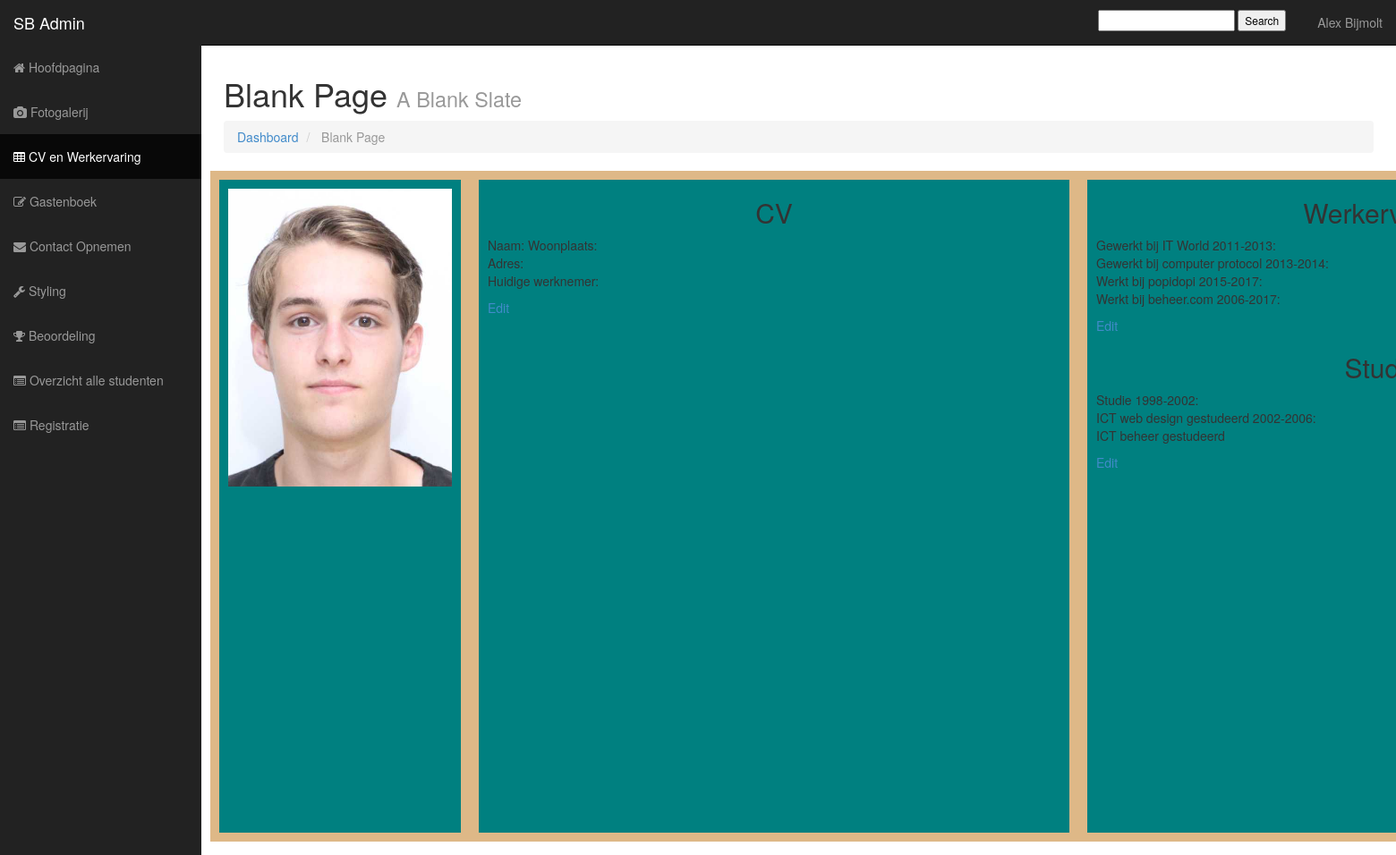
The page /Bootstrap/cv.php (signed in) on the database as committed earlier.
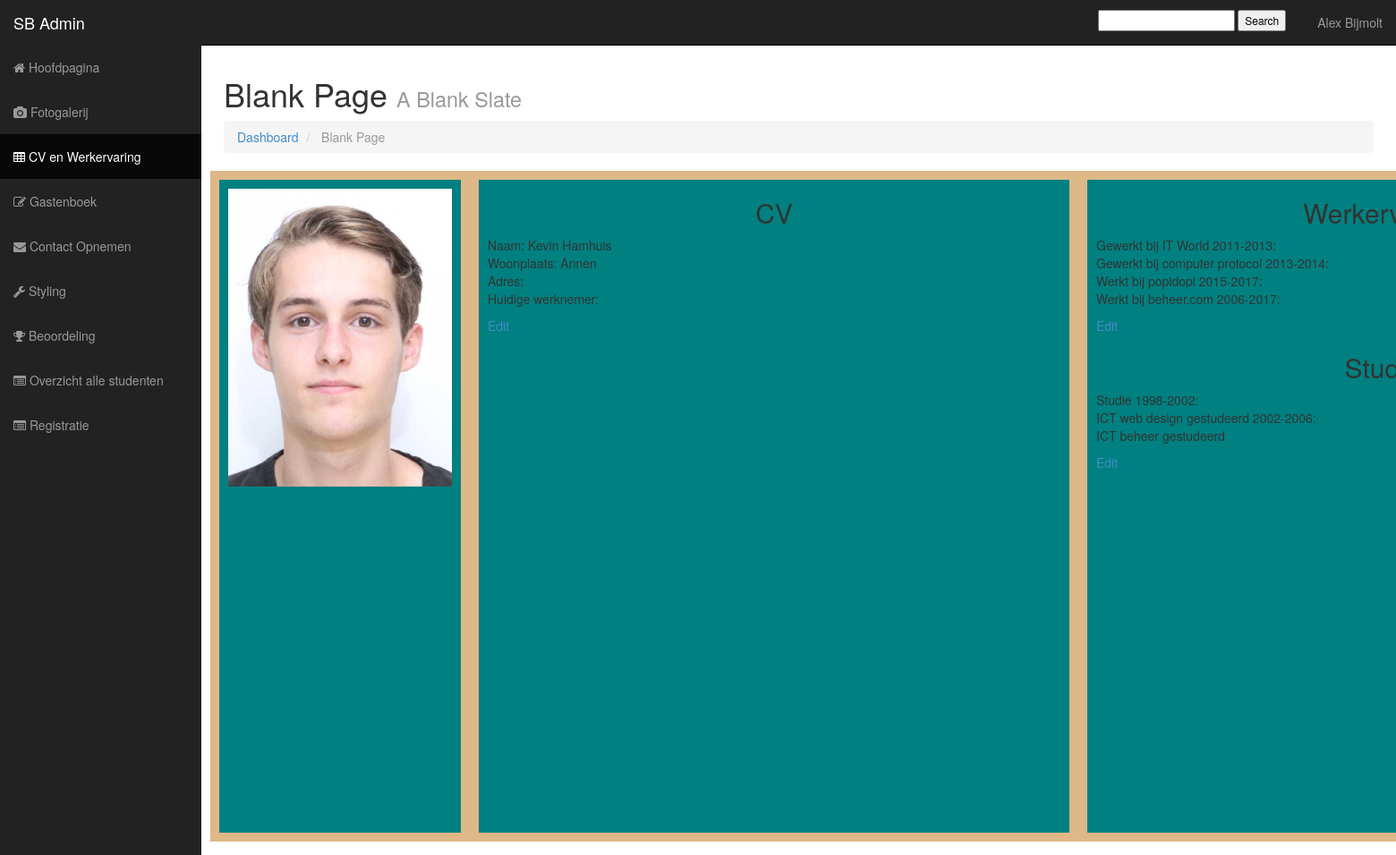
The same page on the database as committed later.
### tables this page shows
CREATE TABLE `user` (
  `User_ID` int(11) NOT NULL,
  `User_Type_ID` int(11) NOT NULL,
  `User_Name` varchar(50) NOT NULL,
  `User_Education` varchar(50) DEFAULT NULL,
  `User_Email` varchar(50) NOT NULL,
  `User_Photo` varchar(50) DEFAULT NULL,
  `User_Password` varchar(50) NOT NULL
);

CREATE TABLE `text_cv` (
  `User_ID` int(11) NOT NULL,
  `cvID` int(11) NOT NULL,
  `Textarea` varchar(1500) DEFAULT NULL,
  `Werkervaring` varchar(1500) DEFAULT NULL,
  `Opleidingen` varchar(1500) DEFAULT NULL,
  `Persoonlijke_Gegevens` varchar(500) DEFAULT NULL,
  `Voorsteltekst` varchar(255) DEFAULT NULL
);

### Bootstrap/session.php (called while the page is built, shortened)
<?php
    include('config.php');
    if(!isset($_SESSION['login_user'])){
        $_SESSION['login_user'] = null;
    }else{
        $user_check = $_SESSION['login_user'];
        $ses_sql = mysqli_query($db,"select * from User where User_Email = '$user_check' ");
        $row = mysqli_fetch_array($ses_sql,MYSQLI_ASSOC);
    }
?>

### Bootstrap/cv.php (the view, shortened to what this page needs)
<?php
  	include ('session.php');
  ?>
<!DOCTYPE html>
<html lang="en">
  <head>
    <link href="css/bootstrap.css" rel="stylesheet">
    <link href="css/sb-admin.css" rel="stylesheet">
    <link rel="stylesheet" href="font-awesome/css/font-awesome.min.css">
  </head>
  <body>
    <div id="wrapper">
      <nav class="navbar navbar-inverse navbar-fixed-top" role="navigation">
        <div class="navbar-header">
          <a class="navbar-brand" href="index.html">SB Admin</a>
        </div>
        <div class="collapse navbar-collapse navbar-ex1-collapse">
          <ul class="nav navbar-nav side-nav">
            <?php
                if(isset($_SESSION['login_user'])){
                    switch ($row['User_Type_ID']){
                        case 2:
                            echo '<li><a href="index.php"><i class="fa fa-home"></i> Hoofdpagina</a></li>
                                <li><a href="fotogalerij.php"><i class="fa fa-camera"></i> Fotogalerij</a></li>
                                <li class="active"><a href="cv.php"><i class="fa fa-table"></i> CV en Werkervaring</a></li>
                                <li><a href="Gastenboek.php"><i class="fa fa-edit"></i> Gastenboek</a></li>
                                <li><a href="contact.php"><i class="fa fa-envelope"></i> Contact Opnemen</a></li>
                                <li><a href="styling.php"><i class="fa fa-wrench"></i> Styling</a></li>
                                <li><a href="beoordeling.php"><i class="fa fa-trophy"></i> Beoordeling</a></li>
                                <li><a href="studentenoverzicht.php"><i class="fa fa-list-alt"></i> Overzicht alle studenten</a></li>
                                <li><a href="registration.php"><i class="fa fa-list-alt"></i> Registratie </a></li>';
                            break;
                    }
                }
                else{
                    echo '<li class="active"><a href="index.php"><i class="fa fa-home"></i> Hoofdpagina</a></li>';
                }
            ?>
          </ul>
          <ul class="nav navbar-nav navbar-right navbar-user">
              <li class ='dropdown-header'>
                    <form  method="post" action="search_submit.php?go"  id="searchform" style="padding-top:4%;">
                    <input  type="text" name="name">
                    <input  type="submit" name="submit" value="Search">
                    </form>
              </li>
            <li class="dropdown user-dropdown">
                <a href="#" class="dropdown-toggle" data-toggle="dropdown">
                    <?php
                    if($_SESSION['login_user'] != null){
                        echo $row['User_Name'];
                    }else {
                        echo '<li><a href="login.php"><i class="fa fa-power-off"></i> Log In</a></li>';
                    }
                    ?>
            </li>
          </ul>
        </div>
      </nav>
      <div id="page-wrapper">
                <div class="row">
                    <div class="col-lg-12">
                        <h1>Blank Page <small>A Blank Slate</small></h1>
                        <ol class="breadcrumb">
                            <li><a href="index.html"><i class="icon-dashboard"></i> Dashboard</a></li>
                            <li class="active"><i class="icon-file-alt"></i> Blank Page</li>
                        </ol>
                    </div>
                    <div class="frontendcv">
                        <div class="infocv">
                            <div class="pasfotocv">
                                <img src="img/Pasfoto.jpg" alt="pasfoto">
                            </div>
                        </div>
                        <div class="cv">
                            <h2>CV</h2>
                            <?php
                            $DBConnect = mysqli_connect("localhost", "root", "");
                            if ($DBConnect === FALSE)
                            {
                                echo "<p>Unable to connect to the database server.</p>" . "<p>Error code " . mysqli_error() . ": " . mysqli_error() . "</p>";
                            } else
                            {
                                $DBName = "project_portfolio";
                                if (!mysqli_select_db($DBConnect, $DBName))
                                {
                                    echo "<p>Er is geen cv tekst</p>";
                                } else
                                {
                                    $TableName = "Text_CV";
                                    $SQLstring = "SELECT * FROM $TableName";
                                    $QueryResult = mysqli_query($DBConnect, $SQLstring);
                                    if (mysqli_num_rows($QueryResult) == 0)
                                    {
                                        echo "<p>There are no textfields!</p>";
                                    } else
                                    {
                                        while ($Row = mysqli_fetch_assoc($QueryResult))
                                        {
                                            echo "<p>{$Row['Textarea']}</p>";
                                            echo "<p><a href ='cvtext_edit.php?cvID=" . $Row['cvID'] . "'>Edit</a><p>";
                                        }
                                    }
                                }
                            }
                            ?>
                        </div>
                        <div class="we">
                            <h2>Werkervaring</h2>
                              <?php
                            $DBConnect = mysqli_connect("localhost", "root", "");
                            if ($DBConnect === FALSE)
                            {
                                echo "<p>Unable to connect to the database server.</p>" . "<p>Error code " . mysqli_error() . ": " . mysqli_error() . "</p>";
                            } else
                            {
                                $DBName = "project_portfolio";
                                if (!mysqli_select_db($DBConnect, $DBName))
                                {
                                    echo "<p>Er is geen cv tekst</p>";
                                } else
                                {
                                    $TableName = "Text_CV";
                                    $SQLstring = "SELECT * FROM $TableName";
                                    $QueryResult = mysqli_query($DBConnect, $SQLstring);
                                    if (mysqli_num_rows($QueryResult) == 0)
                                    {
                                        echo "<p>There are no textfields!</p>";
                                    } else
                                    {
                                        while ($Row = mysqli_fetch_assoc($QueryResult))
                                        {
                                            echo "<p>{$Row['Werkervaring']}</p>";
                                            echo "<p><a href ='cvwerkervaring_edit.php?cvID=" . $Row['cvID'] . "'>Edit</a><p>";
                                        }
                                    }
                                }
                            }
                            ?>
                            <h2>Studie</h2>
                            <?php
                            $DBConnect = mysqli_connect("localhost", "root", "");
                            if ($DBConnect === FALSE)
                            {
                                echo "<p>Unable to connect to the database server.</p>" . "<p>Error code " . mysqli_error() . ": " . mysqli_error() . "</p>";
                            } else
                            {
                                $DBName = "project_portfolio";
                                if (!mysqli_select_db($DBConnect, $DBName))
                                {
                                    echo "<p>Er is geen cv tekst</p>";
                                } else
                                {
                                    $TableName = "Text_CV";
                                    $SQLstring = "SELECT * FROM $TableName";
                                    $QueryResult = mysqli_query($DBConnect, $SQLstring);
                                    if (mysqli_num_rows($QueryResult) == 0)
                                    {
                                        echo "<p>There are no textfields!</p>";
                                    } else
                                    {
                                        while ($Row = mysqli_fetch_assoc($QueryResult))
                                        {
                                            echo "<p>{$Row['Opleidingen']}</p>";
                                            echo "<p><a href ='cvopleidingen_edit.php?cvID=" . $Row['cvID'] . "'>Edit</a><p>";
                                        }
                                    }
                                }
                            }
                            ?>
                        </div>
                    </div>
                </div>
            </div>
    </div>
  </body>
</html>

Rows that differ between the two databases and show on the page:
changed text_cv: Textarea "Naam: Woonplaats: Adres: Huidige werknemer:" → "Naam: Kevin Hamhuis Woonplaats: Annen Adres: Huidige werknemer:"
